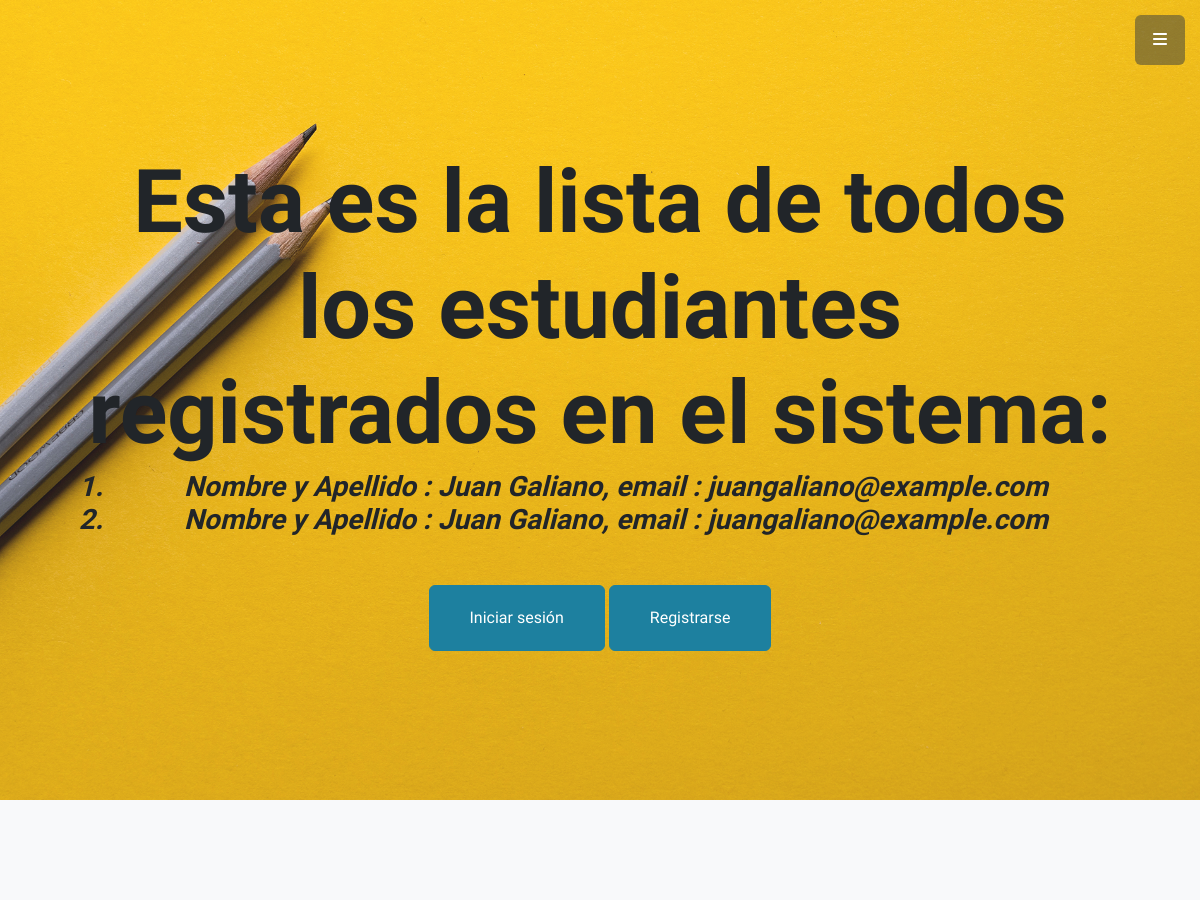
Before: /AppCoder/estudiantes/listas/ (upper part) with the older database file.
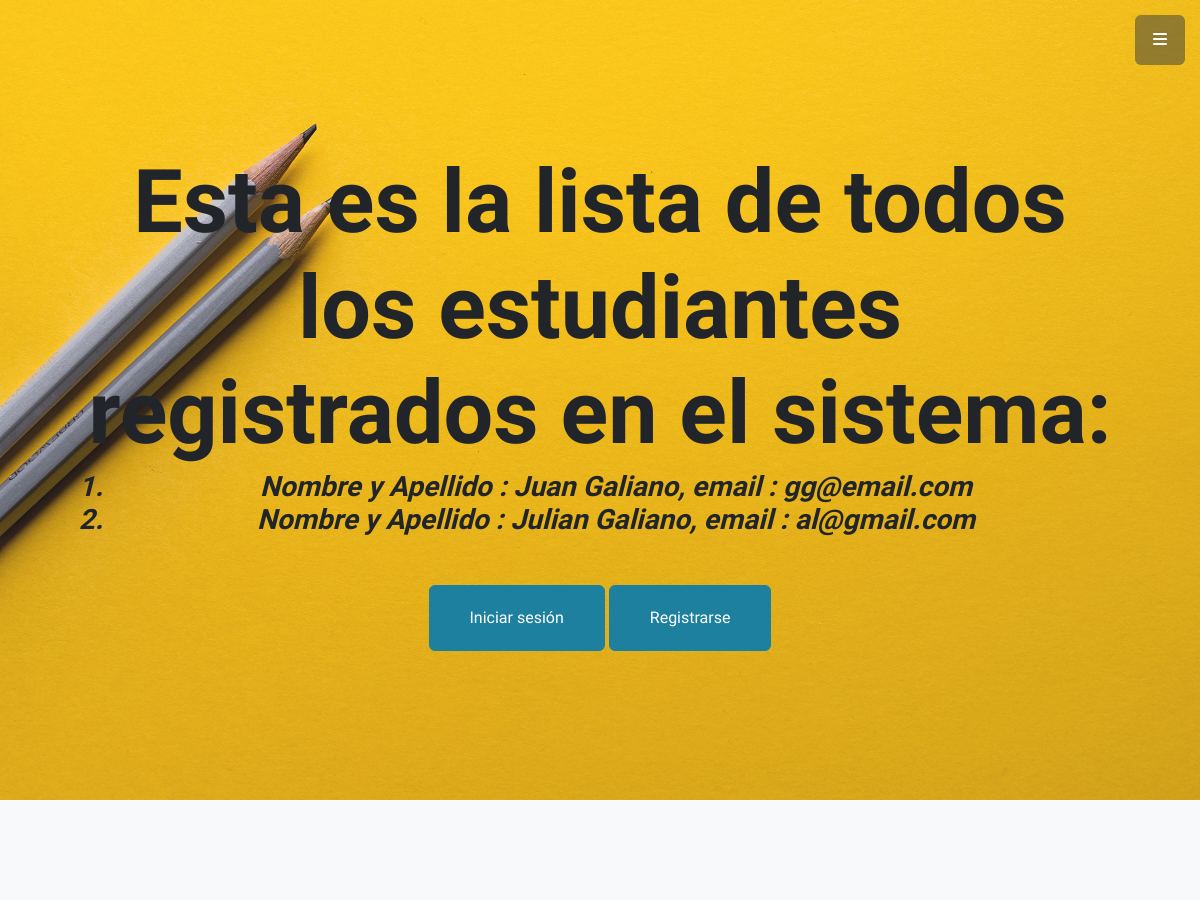
After: the same page with the newer database file.
### AppCoder/models.py (models this page shows)
class Estudiante(models.Model):
    nombre = models.CharField(max_length=30)
    apellido = models.CharField(max_length=30)
    email = models.EmailField()
    edad = models.IntegerField()

### AppCoder/views.py (the view)
# urls.py: path('estudiantes/listas/', EstudianteLista.as_view(), name='EstudianteLista'),
class EstudianteLista(ListView):
    model = Estudiante

### AppCoder/Templates/AppCoder/estudiante_list.html
{% extends 'AppCoder/padre.html' %}
{% block title %}
Esta es la lista de todos los estudiantes registrados en el sistema:
{% endblock %}
{% block form%}
        <ol>
            {% for e in object_list %}
            <li>
                Nombre y Apellido : {{e.nombre}}
                {{e.apellido}},
                email : {{e.email}}
            </li>
            {% endfor %}
        </ol>
{%endblock%}

Changed rows visible on the page:
removed Estudiante: nombre "Juan", apellido "Galiano", email "juangaliano@example.com"
removed Estudiante: nombre "Juan", apellido "Galiano", email "juangaliano@example.com"
added Estudiante: nombre "Juan", apellido "Galiano", email "gg@email.com"
added Estudiante: nombre "Julian", apellido "Galiano", email "al@gmail.com"
